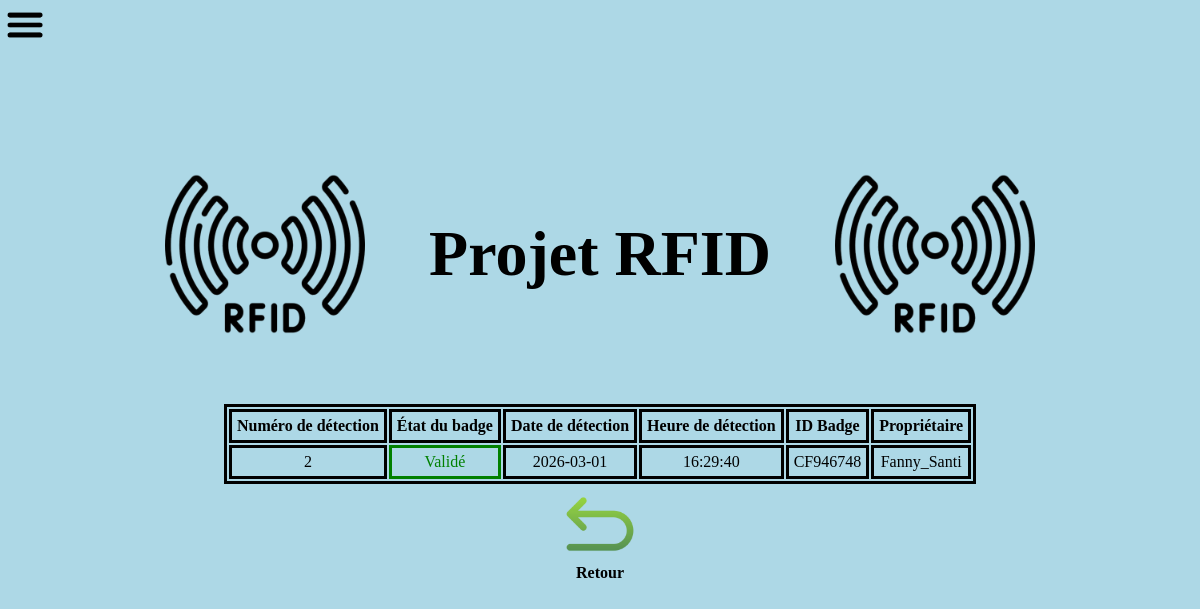
The page /details.php?num_detec=2 on the database its author committed.
### tables this page shows
CREATE TABLE `detection` (
  `num_detec` int(11) NOT NULL,
  `date` date NOT NULL,
  `heure` time NOT NULL,
  `id_tag` varchar(100) NOT NULL,
  `autorisation` varchar(5) NOT NULL
);

CREATE TABLE `tag` (
  `id` varchar(100) NOT NULL,
  `nom` varchar(20) NOT NULL,
  `pin` int(4) NOT NULL
);

### web/details.php (the view, shortened to what this page needs)
<!doctype html>
<html lang="fr">
  <head>
    <link rel="stylesheet" href="projet.css">
  </head>
  <body>
  <img class="icons" id="menu" src="images/menu.png" alt="image_menu">
    <div id="pageflex">
    <div id="mainflex">
      <img class="img_rfid" src="images\rfid.png" alt="sticker rfid1">
      <h1> Projet RFID</h1>
      <img class="img_rfid" src="images\rfid.png" alt="sticker rfid2">
    </div>
    <table id="tableBadges">
        <thead>
          <tr>
            <th>Numéro de détection</th>
            <th>État du badge</th>
            <th>Date de détection</th></the>
            <th>Heure de détection</th>
            <th>ID Badge</th>
            <th>Propriétaire</th>
          </tr>
        </thead>
        <tbody>
        <?php
        if(isset($_GET['num_detec'])){
            $id=$_GET['num_detec'];
            $dbh = new PDO('mysql:dbname=projet_rfid;host=localhost;charset=utf8', 'root', '');
            $sql="SELECT * FROM detection d JOIN tag t ON d.id_tag=t.id WHERE d.num_detec=$id";
            $result = $dbh->query($sql);
            while($row = $result->fetch(PDO::FETCH_ASSOC)){
                echo'<tr><td>'.$row['num_detec'].'</td>';
                echo'<td class="etat" autorisation="'.$row['autorisation'].'"></td>';
                echo '<td>'.$row['date'].'</td>';
                echo '<td>'.$row['heure'].'</td>';
                echo '<td>'.$row['id_tag'].'</td>';
                echo '<td>'.$row['nom'].'</td>';
                echo '</tr>';
            }
            echo'</table>';
        }
        ?>
            <img height=80 src="images/fleche_retour.png">
            <a href="index.php">Retour</a>
    </div>
    </body>
</html>

### web/projet.css (style rules this page uses)
* { margin:0px; }
body { background-color : lightblue; height:100vh; }
.icons { width:40px; margin:5px; }
.img_rfid { width: 20%; }
h1 { font-size: 400%; }
#pageflex { display: flex; flex-direction: column; justify-content: space-evenly; align-items:center; padding:50px; }
#mainflex { display: flex; flex-direction: row; justify-content: space-evenly; align-items:center; padding:50px; }
table { text-align: center; }
td, th, table { border-color: black; border: solid; }
td, th { padding:5px; }
a { text-decoration:none; font-size:100%; color:black; font-weight: bold; }

### rows shown on the page
detection: num_detec "2", date "2026-03-01", heure "16:29:40", id_tag "CF946748", id_tag.nom "Fanny_Santi"
